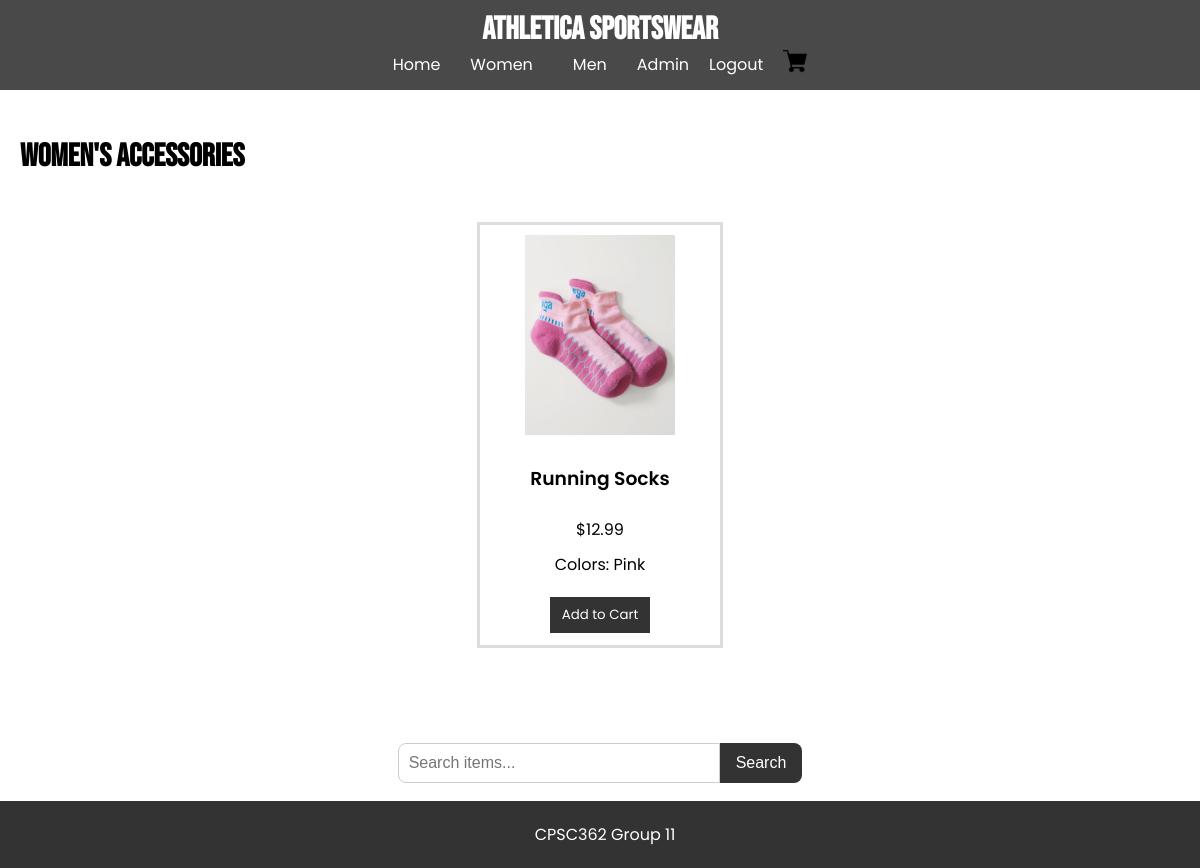
Page /women/accessories (signed in) on the committed database.
### tables this page shows
CREATE TABLE items
                    (id TEXT PRIMARY KEY,
                    name TEXT NOT NULL,
                    category TEXT NOT NULL,
                    subcategory TEXT NOT NULL,
                    price REAL NOT NULL,
                    image TEXT,
                    color TEXT);

### app.py (the view)
@app.route('/women/accessories')
def women_accessories():
    with sqlite3.connect(DB_PATH) as con:
        cur = con.cursor()
        cur.execute("SELECT * FROM items WHERE category = 'Women' AND subcategory = 'Accessories'")
        items = cur.fetchall()
    return render_template("women_accessories.html", items=items)

### templates/women_accessories.html (shortened to what this page needs)
{% extends "base.html" %}
{% block content %}
    <h2>Women's Accessories</h2>
    <div class="items">
        {% for item in items %}
            <div class="item">
                <img src="{{ url_for('static', filename='images/' + item[5]) }}" alt="{{ item[1] }}">
                <h3>{{ item[1] }}</h3>
                <p>${{ "%.2f" % item[4] }}</p>
                <p class="colors">Colors: {{ item[6] }}</p>
                <form method="POST" action="{{ url_for('add_to_cart') }}">
                    <button type="submit" class="add-to-cart">Add to Cart</button>
                </form>
            </div>
        {% else %}
            <p>No items found.</p>
        {% endfor %}
    </div>
{% endblock %}

### static/css/style.css (style rules this page uses)
body { font-family: 'Poppins', sans-serif; font-weight: 400; margin: 0; padding: 0; }
h2 { font-family: 'Bebas Neue', sans-serif; font-size: 2em; font-weight: 700; }
h3 { font-family: 'Poppins', sans-serif; font-weight: 600; }
form { margin: 10px 0; }
form input, form select, form button { margin: 5px 0; padding: 5px; }
.items { display: flex; margin-bottom: 40px; flex-wrap: wrap; gap: 20px; justify-content: center; padding: 20px; }
.item { border: .2em solid #ddd; padding: 10px; width: 220px; text-align: center; height: 400px; flex-direction: column; display: flex; }
.item p { font-family: 'Poppins', sans-serif; margin: 5px 0px; }
.item img { max-width: 100%; max-height: 200px; object-fit: contain; display: block; margin: 0 auto 10px auto; flex-shrink: 0; }
.add-to-cart { font-family: 'Poppins', sans-serif; background-color: #333; color: white; border: none; padding: 8px 12px; cursor: pointer; margin-bottom: 10px; }

### rows in the picture
items: image (picture), name "Running Socks", price "12.99", color "Pink"
